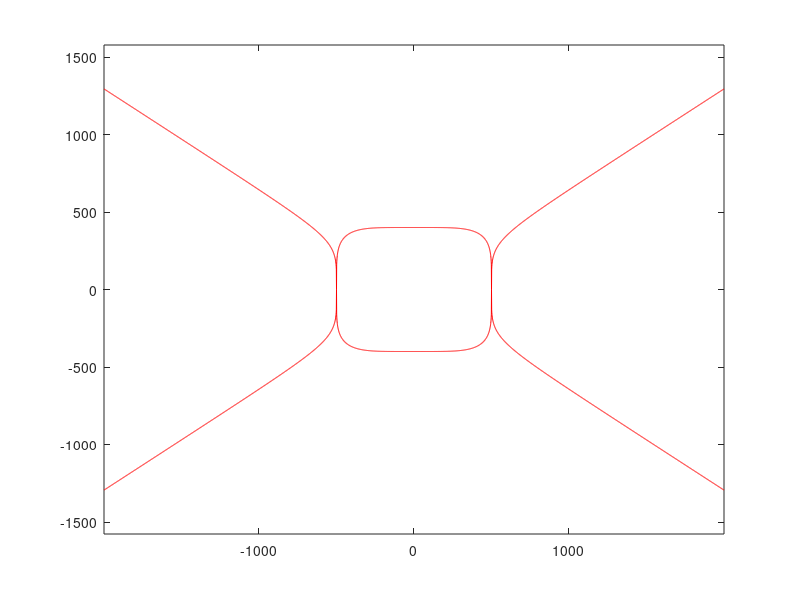

Source code (MATLAB):
%Plots a superellipse
x=0:1:2000;
a=500;
b=400;
n=5; %0<n<1: concave star; n=1: rhombus; 1<n<2: bulged rhombus; n=2: ellipse; n>2: rounded rectangle

y=b*(1-(x./a).^(n)).^(1/n);
plot(x,y,'r',x,-y,'r',-x,y,'r',-x,-y,'r')
axis equal


